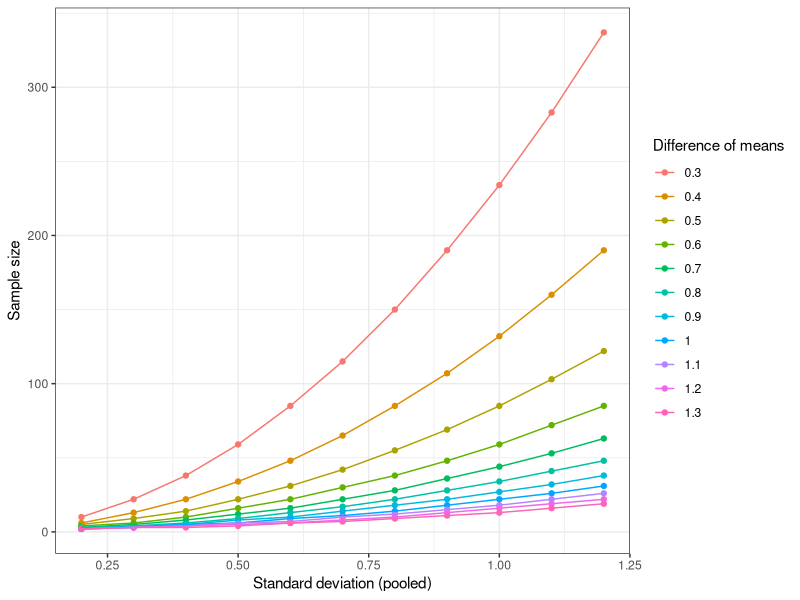

The R source for this figure:
## ---- chunk 1
library(pwr)
pwr.t.test(n = NULL,
                sig.level = 0.05, 
                type = "two.sample", 
                alternative = "two.sided", 
                power = 0.80, 
                d = 0.3/0.25) # effect size = cohen's d 
## ---- chunk 2
library(pwr)
pwr.t.test(n = NULL,
                sig.level = 0.05, 
                type = "two.sample", 
                alternative = "two.sided", 
                power = 0.90, 
                d = 0.3/0.25) # effect size = cohen's d 
## ---- chunk 3
pwr.t.test(n = NULL,
                sig.level = 0.05, 
                type = "two.sample", 
                alternative = "two.sided", 
                power = 0.80, 
                d = 0.3/0.5) 
## ---- chunk 4
library(tidyverse)
df = list(md = seq(0.3, 1.3, by = 0.1), 
          psd = seq(0.2, 1.2, by = 0.1)) %>% cross_df()
## ---- chunk 5
cal_ss = function(md, psd){
  res = pwr.t.test(n = NULL,
             sig.level = 0.05, 
             type = "two.sample", 
             alternative = "two.sided", 
             power = 0.90, 
             d = md/psd) 
  round(res$n)
}
## ---- chunk 6
df1 = df %>% 
  mutate(ss = map2_dbl(md, psd, cal_ss)) 
## ---- chunk 7
df1 %>%
  ggplot(aes(psd, ss, col = factor(md))) + 
  geom_point() + 
  geom_line() + 
  theme_bw() + 
  xlab("Standard deviation (pooled)") + 
  ylab("Sample size") + 
  scale_color_discrete("Difference of means")
